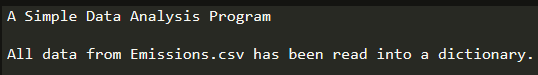

Recreate this plot in Python.
"""
Name: Python Data Analysis
Purpose: Maximum and Minimum emission in Country + Average emission in year

Algorithm:

Step 1: Take the input from user
Step 2: Extracting index of the year
Step 3: Creating the list of emission in year
Step 4: Performing the analysis
Step 5: Printing the data in required format using formatted string

"""
import matplotlib.pyplot as plt
print("A Simple Data Analysis Program")
print()

emission_dict = {}

with open('Emissions.csv', 'r') as file:
  for data in file.read().split('\n'):
    emission_dict.update({data.split(',')[0]: data.split(',')[1:]})

print("All data from Emissions.csv has been read into a dictionary.", end='\n\n')
"""
Step 1: Take the input from user
"""

# TODO: input_year = input('Enter the year for which you'd like to see the data: ')
input_year = '2001'

index_of = None
lines = []
"""
Step 2: Extracting index of the year
"""
# Loop through First VALUE of Dictionary and if year present in list then set index of VALUE as index_of
for item in emission_dict.values():
  if input_year in item:
    index_of = (item.index(input_year))


total = 0
i = 0
emissions_in_year = []
"""
Step 3: Creating the list of emission in year
"""
# Loop through VALUES of Dictionary
for value in emission_dict.values():
  # For the first loop skip the code because in our case it contains Column Names and Years
  if i != 0:
    # Add VALUE of Emission to total
    total += float(value[index_of])
    # Append the value to emissions_in_year
    emissions_in_year.append(list(emission_dict.values())[i][index_of])
  i += 1


"""
Step 4: Performing the analysis
"""
# Let's try to understand this from inner Single Line loop. We converted String to float and created list, from this
# list we found the maximum and minimum float value, converted that into string and got the index of maximum and
# minimum emission country.
max_country_index = int(emissions_in_year.index(
    str(max(float(str_value) for str_value in emissions_in_year))))
min_country_index = int(emissions_in_year.index(
    str(min(float(str_value) for str_value in emissions_in_year))))
average_emissions = total / len(emission_dict.values())

# Using index value we got the Name of maximum and minimum country name
max_emission = list(emission_dict.keys())[max_country_index + 1]
min_emission = list(emission_dict.keys())[min_country_index + 1]


"""
Step 5: Printing the data in required format using formatted string
"""
print(f'In {input_year}, countries with minimum and maximum CO2 emission levels were: [{min_emission}] '
      f'and [{max_emission}] respectively.')
print(
    f'Average CO2 emissions in {input_year} were {"%.6f" % round(average_emissions, 6)}')
print()

"""
Step 6: Take the input from user to visualize data
"""
# TODO: visualize_country = input('Enter the country for which you'd like to visualize the data)
# TODO: Exception Handling
visualize_country = 'Qatar'

"""
Step 7: Getting the index of Country and passing it to plot function, Setting the Title and Label of Plot
"""

# From user entered value we extracted the Index value of country
number = list(emission_dict.keys()).index(visualize_country)
# Passed that index value to matplotlib plot function. As x value we passed years and as y value we passed emission value
plt.plot(list(map(float, list(emission_dict.values())[0])),
         list(map(float, list(emission_dict.values())[number])))
# Given the Title and Lable to Plot
plt.title("Year vs Emissions in Capita")
plt.xlabel("Year")
plt.ylabel("Emissions in " + visualize_country.title())
plt.show()
print()


"""
Step 8: Take two comma-separated countries input from user
"""
# TODO:country1, country2 = input("Write two comma-separated countries for which you want to visualize data: ").split(", ")
country1, country2 = 'India', 'Qatar'
"""
Step 9: Extracting the Index number for both countries
"""

index_num_1 = list(emission_dict.keys()).index(country1)
index_num_2 = list(emission_dict.keys()).index(country2)

"""
Step 10: Passing the value to plot function and setting up label for country
"""

# In this task we combined two plots in one and given the label to identify.
plt.plot(list(map(float, list(emission_dict.values())[0])),
         list(map(float, list(emission_dict.values())[index_num_1])), label=country1)
plt.plot(list(map(float, list(emission_dict.values())[0])),
         list(map(float, list(emission_dict.values())[index_num_2])), label=country2)
plt.title("Year vs Emissions in Capita")
plt.xlabel("Year")
plt.ylabel("Emissions")
plt.legend()
plt.show()
print()


"""
Step 11: Creating function that will take one list input - Check for maximum three countries and write to Emissions_subset.csv file
"""


def extract_data(country):
  list_len = len(country)
  for length in range(0, list_len):
    # Validating input up to three countries - If there are more then three countries then return false
    if list_len > 3:
      print("ERR: Sorry, at most 3 countries can be entered.", end="\n\n")
      return False
  else:
    # Creating string to write in CSV File
    write_line_csv = list(emission_dict.keys())[0].title(
    ) + "," + ",".join(list(emission_dict.values())[0]) + "\n"
    for num in range(0, len(country)):
      write_line_csv += country[num].title() + "," + ",".join(
          emission_dict[country[num]]) + "\n"
    # Open CSV in write mode and writing lines to CSV
    with open('Emissions_subset.csv', 'w') as new_file:
      new_file.writelines(write_line_csv)
    # Printing the value in required format
    print(f"Data successfully extracted for countries " + ", ".join(
        country).title() + " saved into file Emissions_subset.csv", end="\n\n")
  return True


print("A Simple Data Analysis Program")
print()


"""
Step 12: Take input up to three comma-separated countries and creating list of countries (Passing value to our function)
"""

while True:
  #TODO: input_string = input("Write up to three comma-separated countries for which you want to extract data: ")
  input_string = 'India, Oman, Qatar'
  input_country = input_string.split(", ")
  # Calling the Function to validate input
  if not extract_data(input_country):
    continue
  else:
    break
